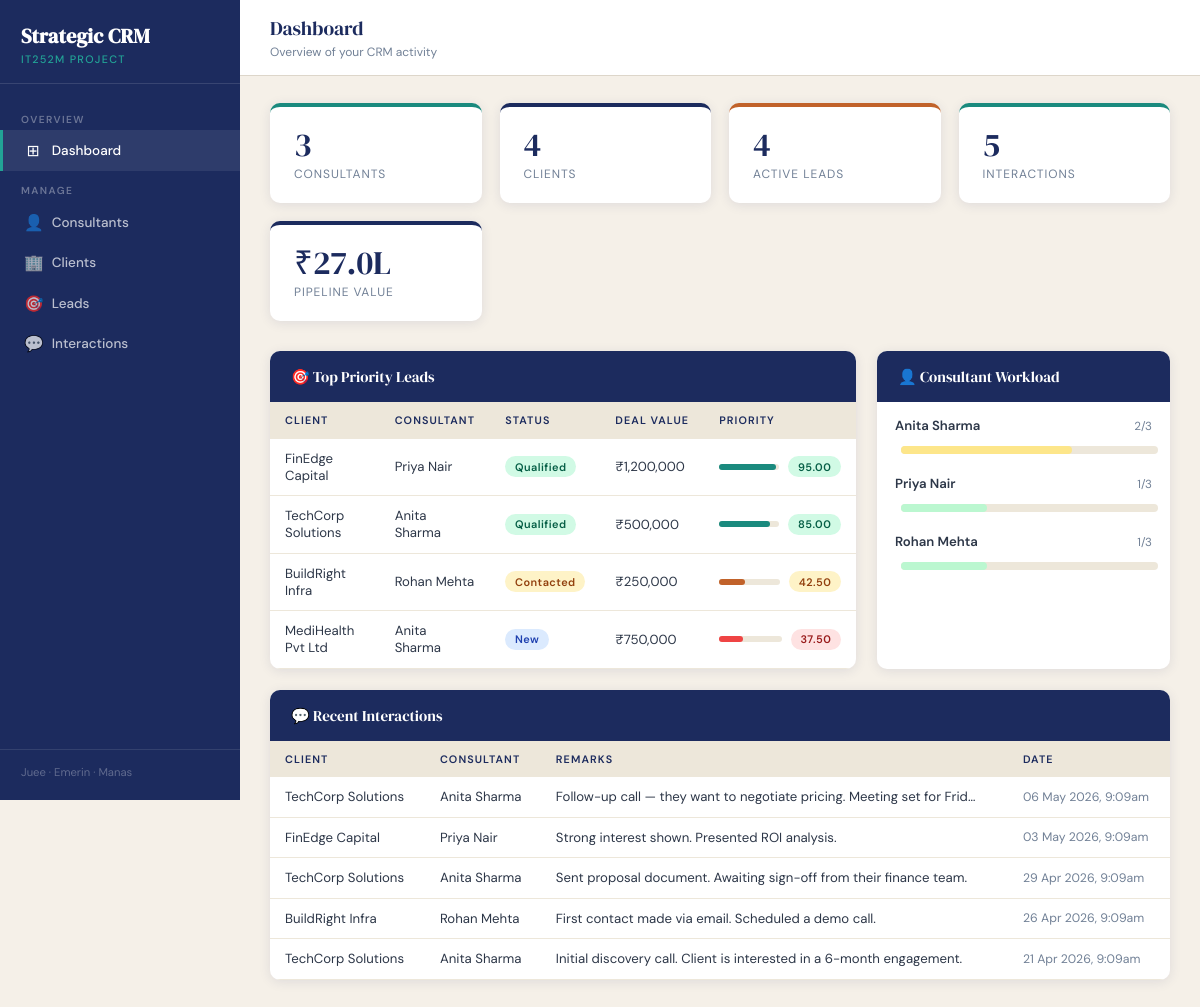
The page / on the database its author committed.
### tables this page shows
CREATE TABLE IF NOT EXISTS leads (
    lead_id                 INT AUTO_INCREMENT PRIMARY KEY,
    client_id               INT NOT NULL,
    consultant_id           INT DEFAULT NULL,
    status                  ENUM('New','Contacted','Qualified','Closed') NOT NULL DEFAULT 'New',
    deal_value              DECIMAL(12,2) NOT NULL DEFAULT 0.00,
    priority_score          DECIMAL(8,2)  NOT NULL DEFAULT 0.00,
    num_interactions        INT NOT NULL DEFAULT 0,
    last_interaction_date   DATE DEFAULT NULL,
    created_at              TIMESTAMP DEFAULT CURRENT_TIMESTAMP,
    CONSTRAINT fk_lead_client
        FOREIGN KEY (client_id) REFERENCES clients(client_id)
        ON DELETE CASCADE ON UPDATE CASCADE,
    CONSTRAINT fk_lead_consultant
        FOREIGN KEY (consultant_id) REFERENCES consultants(consultant_id)
        ON DELETE SET NULL ON UPDATE CASCADE
);

CREATE TABLE IF NOT EXISTS clients (
    client_id       INT AUTO_INCREMENT PRIMARY KEY,
    company_name    VARCHAR(150) NOT NULL,
    contact_person  VARCHAR(100),
    email           VARCHAR(100),
    phone           VARCHAR(20),
    industry        VARCHAR(100),
    consultant_id   INT DEFAULT NULL,
    created_at      TIMESTAMP DEFAULT CURRENT_TIMESTAMP,
    CONSTRAINT fk_client_consultant
        FOREIGN KEY (consultant_id) REFERENCES consultants(consultant_id)
        ON DELETE SET NULL ON UPDATE CASCADE
);

CREATE TABLE IF NOT EXISTS consultants (
    consultant_id   INT AUTO_INCREMENT PRIMARY KEY,
    name            VARCHAR(100) NOT NULL,
    email           VARCHAR(100) NOT NULL UNIQUE,
    phone           VARCHAR(20),
    active_projects INT NOT NULL DEFAULT 0,
    created_at      TIMESTAMP DEFAULT CURRENT_TIMESTAMP
);

CREATE TABLE IF NOT EXISTS interactions (
    interaction_id  INT AUTO_INCREMENT PRIMARY KEY,
    lead_id         INT NOT NULL,
    client_id       INT NOT NULL,
    consultant_id   INT DEFAULT NULL,
    remarks         TEXT,
    interaction_date DATETIME DEFAULT CURRENT_TIMESTAMP,
    CONSTRAINT fk_inter_lead
        FOREIGN KEY (lead_id) REFERENCES leads(lead_id)
        ON DELETE CASCADE ON UPDATE CASCADE,
    CONSTRAINT fk_inter_client
        FOREIGN KEY (client_id) REFERENCES clients(client_id)
        ON DELETE CASCADE ON UPDATE CASCADE,
    CONSTRAINT fk_inter_consultant
        FOREIGN KEY (consultant_id) REFERENCES consultants(consultant_id)
        ON DELETE SET NULL ON UPDATE CASCADE
);

### helpers.php (called while the page is built, shortened)
<?php
function scoreBadgeClass(float $score): string
{
    if ($score >= 70) return 'score-high';
    if ($score >= 40) return 'score-mid';
    return 'score-low';
}
function statusClass(string $status): string
{
    return match($status) {
        'New'       => 'status-new',
        'Contacted' => 'status-contacted',
        'Qualified' => 'status-qualified',
        'Closed'    => 'status-closed',
        default     => ''
    };
}

### index.php (the view, shortened to what this page needs)
<?php
require_once __DIR__ . '/config/db.php';
require_once __DIR__ . '/helpers.php';
$pageTitle    = 'Dashboard';
$pageSubtitle = 'Overview of your CRM activity';
$totalConsultants = $pdo->query("SELECT COUNT(*) FROM consultants")->fetchColumn();
$totalClients     = $pdo->query("SELECT COUNT(*) FROM clients")->fetchColumn();
$totalInteractions= $pdo->query("SELECT COUNT(*) FROM interactions")->fetchColumn();
$activeLeads      = $pdo->query("SELECT COUNT(*) FROM leads WHERE status != 'Closed'")->fetchColumn();
$totalDealValue   = $pdo->query("SELECT COALESCE(SUM(deal_value),0) FROM leads WHERE status != 'Closed'")->fetchColumn();
$topLeads = $pdo->query(
  "SELECT l.*, c.company_name, co.name AS consultant_name
   FROM leads l
   JOIN clients c ON c.client_id = l.client_id
   LEFT JOIN consultants co ON co.consultant_id = l.consultant_id
   WHERE l.status != 'Closed'
   ORDER BY l.priority_score DESC
   LIMIT 5"
)->fetchAll();
$workload = $pdo->query(
  "SELECT c.consultant_id, c.name, c.active_projects,
          COUNT(l.lead_id) AS lead_count
   FROM consultants c
   LEFT JOIN leads l ON l.consultant_id = c.consultant_id AND l.status != 'Closed'
   GROUP BY c.consultant_id
   ORDER BY lead_count DESC"
)->fetchAll();
$recentInter = $pdo->query(
  "SELECT i.*, c.company_name, co.name AS consultant_name
   FROM interactions i
   JOIN clients c ON c.client_id = i.client_id
   LEFT JOIN consultants co ON co.consultant_id = i.consultant_id
   ORDER BY i.interaction_date DESC
   LIMIT 5"
)->fetchAll();
require_once __DIR__ . '/includes/header.php';
?>
<div class="stats-grid">
  <div class="stat-card accent-teal">
    <div class="stat-number"><?= $totalConsultants ?></div>
    <div class="stat-label">Consultants</div>
  </div>
  <div class="stat-card accent-navy">
    <div class="stat-number"><?= $totalClients ?></div>
    <div class="stat-label">Clients</div>
  </div>
  <div class="stat-card accent-rust">
    <div class="stat-number"><?= $activeLeads ?></div>
    <div class="stat-label">Active Leads</div>
  </div>
  <div class="stat-card accent-teal">
    <div class="stat-number"><?= $totalInteractions ?></div>
    <div class="stat-label">Interactions</div>
  </div>
  <div class="stat-card accent-navy">
    <div class="stat-number">₹<?= number_format($totalDealValue/100000, 1) ?>L</div>
    <div class="stat-label">Pipeline Value</div>
  </div>
</div>
<div class="dash-grid">
  <div class="card">
    <div class="card-header">🎯 Top Priority Leads</div>
    <div class="table-wrap">
      <table>
        <thead>
          <tr>
            <th>Client</th>
            <th>Consultant</th>
            <th>Status</th>
            <th>Deal Value</th>
            <th>Priority</th>
          </tr>
        </thead>
        <tbody>
        <?php if (empty($topLeads)): ?>
          <tr><td class="no-data" colspan="5">No active leads yet.</td></tr>
        <?php else: ?>
          <?php foreach ($topLeads as $l): ?>
          <tr>
            <td><?= htmlspecialchars($l['company_name']) ?></td>
            <td><?= htmlspecialchars($l['consultant_name'] ?? '—') ?></td>
            <td><span class="badge <?= statusClass($l['status']) ?>"><?= $l['status'] ?></span></td>
            <td>₹<?= number_format($l['deal_value']) ?></td>
            <td>
              <div class="score-wrap">
                <div class="score-bar-bg">
                  <div class="score-bar-fill <?= $l['priority_score']>=70?'high':($l['priority_score']>=40?'mid':'low') ?>"
                       style="width:<?= min($l['priority_score'],100) ?>%"></div>
                </div>
                <span class="badge <?= scoreBadgeClass($l['priority_score']) ?>"><?= $l['priority_score'] ?></span>
              </div>
            </td>
          </tr>
          <?php endforeach; ?>
        <?php endif; ?>
        </tbody>
      </table>
    </div>
  </div>
  <div class="card">
    <div class="card-header">👤 Consultant Workload</div>
    <div style="padding:1rem 1.2rem;">
      <?php foreach ($workload as $w): ?>
      <?php $pct = ($w['lead_count'] / 3) * 100; ?>
      <div style="margin-bottom:1.1rem;">
        <div style="display:flex;justify-content:space-between;align-items:center;margin-bottom:.3rem;">
          <span style="font-weight:600;font-size:.88rem;"><?= htmlspecialchars($w['name']) ?></span>
          <span style="font-size:.78rem;color:var(--text-muted);">
            <?= $w['lead_count'] ?>/3
          </span>
        </div>
        <div class="cap-bar-bg" style="width:100%;height:8px;">
          <div class="cap-bar-fill cap-<?= $w['lead_count'] ?>"
               style="width:<?= min($pct,100) ?>%;height:8px;border-radius:99px;"></div>
        </div>
      </div>
      <?php endforeach; ?>
    </div>
  </div>
</div>
<div class="card" style="margin-top:1.4rem;">
  <div class="card-header">💬 Recent Interactions</div>
  <div class="table-wrap">
    <table>
      <thead>
        <tr>
          <th>Client</th>
          <th>Consultant</th>
          <th>Remarks</th>
          <th>Date</th>
        </tr>
      </thead>
      <tbody>
      <?php if (empty($recentInter)): ?>
        <tr><td class="no-data" colspan="4">No interactions yet.</td></tr>
      <?php else: ?>
        <?php foreach ($recentInter as $i): ?>
        <tr>
          <td><?= htmlspecialchars($i['company_name']) ?></td>
          <td><?= htmlspecialchars($i['consultant_name'] ?? '—') ?></td>
          <td><?= htmlspecialchars(mb_strimwidth($i['remarks'] ?? '', 0, 70, '…')) ?></td>
          <td style="color:var(--text-muted);font-size:.82rem;"><?= date('d M Y, g:ia', strtotime($i['interaction_date'])) ?></td>
        </tr>
        <?php endforeach; ?>
      <?php endif; ?>
      </tbody>
    </table>
  </div>
</div>
<?php require_once __DIR__ . '/includes/footer.php'; ?>

### includes/header.php (shortened to what this page needs)
<?php
$current = basename($_SERVER['PHP_SELF'], '.php');
?>
<!DOCTYPE html>
<html lang="en">
<head>
  <link rel="stylesheet" href="/crm/css/style.css">
</head>
<body>
<aside class="sidebar">
  <div class="sidebar-logo">
    <h1>Strategic CRM</h1>
    <span>IT252M Project</span>
  </div>
  <nav class="sidebar-nav">
    <div class="nav-section-label">Overview</div>
    <a href="/crm/index.php" class="<?= $current==='index' ? 'active':'' ?>">
      <span class="nav-icon">⊞</span> Dashboard
    </a>
    <div class="nav-section-label">Manage</div>
    <a href="/crm/consultants.php" class="<?= $current==='consultants' ? 'active':'' ?>">
      <span class="nav-icon">👤</span> Consultants
    </a>
    <a href="/crm/clients.php" class="<?= $current==='clients' ? 'active':'' ?>">
      <span class="nav-icon">🏢</span> Clients
    </a>
    <a href="/crm/leads.php" class="<?= $current==='leads' ? 'active':'' ?>">
      <span class="nav-icon">🎯</span> Leads
    </a>
    <a href="/crm/interactions.php" class="<?= $current==='interactions' ? 'active':'' ?>">
      <span class="nav-icon">💬</span> Interactions
    </a>
  </nav>
  <div class="sidebar-footer">
    Juee · Emerin · Manas
  </div>
</aside>
<div class="main">
  <div class="topbar">
    <div>
      <div class="topbar-title"><?= $pageTitle ?? '' ?></div>
      <div class="topbar-sub"><?= $pageSubtitle ?? '' ?></div>
    </div>
  </div>
  <div class="page-content">

### includes/footer.php (shortened to what this page needs)
  </div>
</div>
</body>
</html>

### rows shown on the page
leads: client.company_name "FinEdge Capital", consultant.name "Priya Nair", status "Qualified", deal_value "1,200,000", priority_score "95.00"
leads: client.company_name "TechCorp Solutions", consultant.name "Anita Sharma", status "Qualified", deal_value "500,000", priority_score "85.00"
leads: client.company_name "BuildRight Infra", consultant.name "Rohan Mehta", status "Contacted", deal_value "250,000", priority_score "42.50"
leads: client.company_name "MediHealth Pvt Ltd", consultant.name "Anita Sharma", status "New", deal_value "750,000", priority_score "37.50"
consultants: name "Anita Sharma", lead_count "2", min($pct,100) 66.666666666667 (drawn)
consultants: name "Priya Nair", lead_count "1", min($pct,100) 33.333333333333 (drawn)
consultants: name "Rohan Mehta", lead_count "1", min($pct,100) 33.333333333333 (drawn)
interactions: client.company_name "TechCorp Solutions", consultant.name "Anita Sharma", remarks "Follow-up call — they want to negotiate pricing. Meeting set for Frid…", interaction_date "06 May 2026, 9:09am"
interactions: client.company_name "FinEdge Capital", consultant.name "Priya Nair", remarks "Strong interest shown. Presented ROI analysis.", interaction_date "03 May 2026, 9:09am"
interactions: client.company_name "TechCorp Solutions", consultant.name "Anita Sharma", remarks "Sent proposal document. Awaiting sign-off from their finance team.", interaction_date "29 Apr 2026, 9:09am"
interactions: client.company_name "BuildRight Infra", consultant.name "Rohan Mehta", remarks "First contact made via email. Scheduled a demo call.", interaction_date "26 Apr 2026, 9:09am"
interactions: client.company_name "TechCorp Solutions", consultant.name "Anita Sharma", remarks "Initial discovery call. Client is interested in a 6-month engagement.", interaction_date "21 Apr 2026, 9:09am"

### other values the page prints
$pageTitle "Dashboard"
$pageSubtitle "Overview of your CRM activity"
$totalConsultants "3"
$totalClients "4"
$activeLeads "4"
$totalInteractions "5"
$totalDealValue/100000 "27.0"
